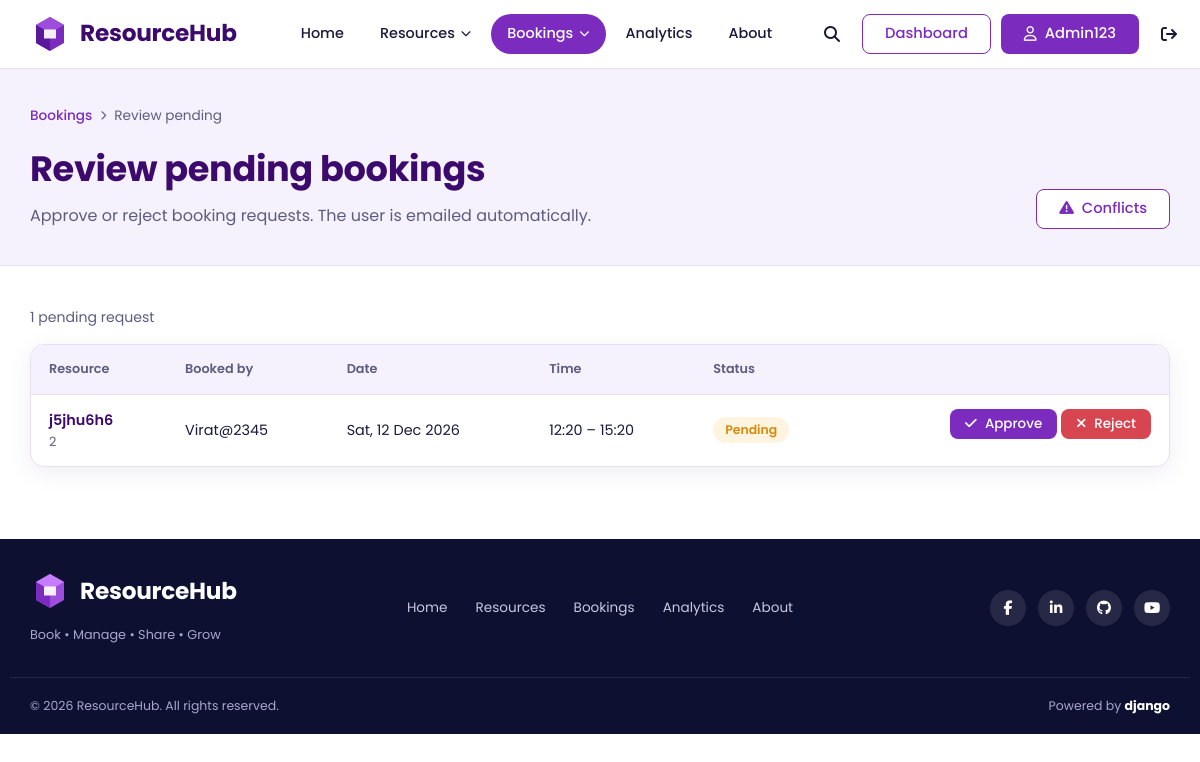
/bookings/review/ (signed in), run on an earlier commit of the app's database.
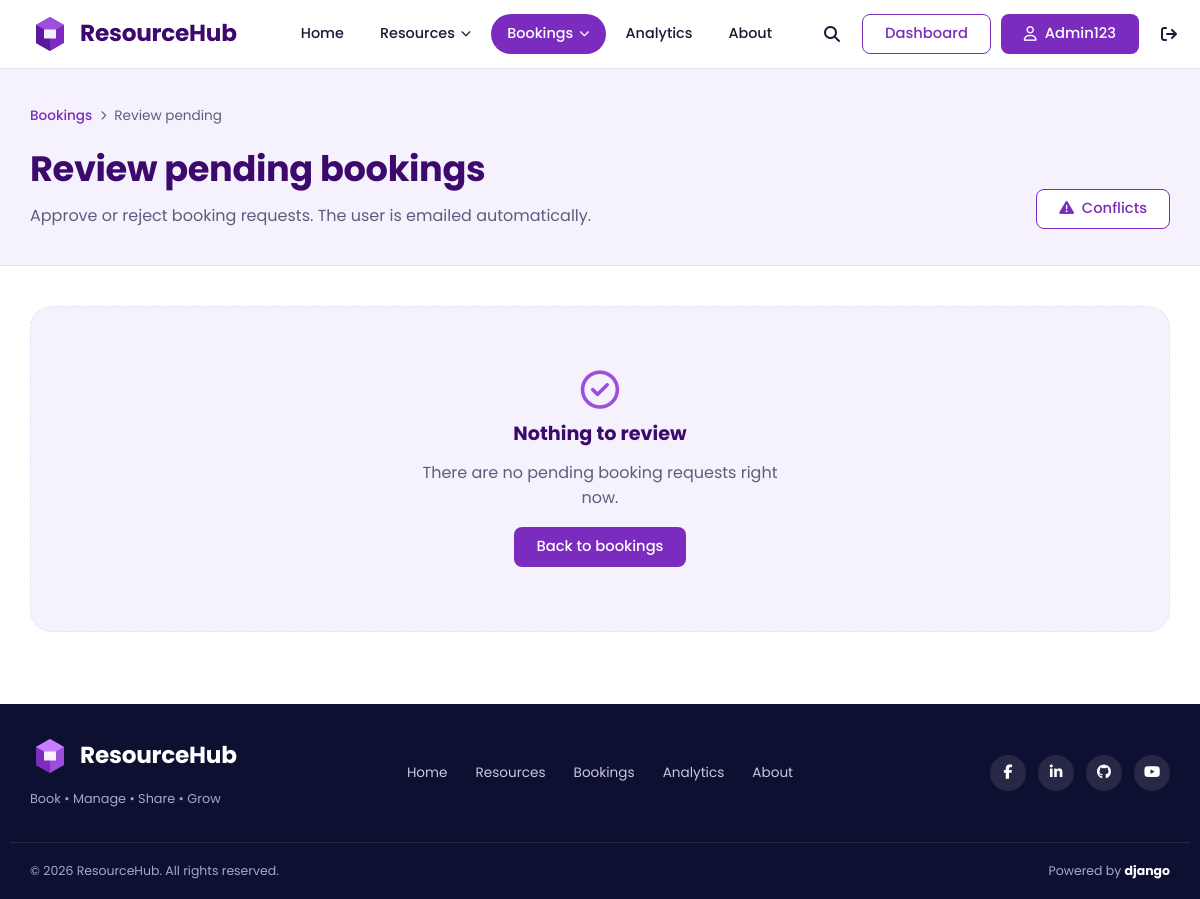
And on a later commit of the database.
### bookings/models.py (models this page shows)
class Booking(models.Model):
    user = models.ForeignKey('accounts.User', on_delete=models.CASCADE, related_name='bookings')
    resource = models.ForeignKey('resources.Resource', on_delete=models.CASCADE, related_name='bookings')
    start_time = models.DateTimeField()
    end_time = models.DateTimeField()
    purpose = models.TextField()
    priority_score = models.FloatField(default=0)
    is_recurring = models.BooleanField(default=False)
    recurrence_rule = models.CharField(max_length=100, blank=True)
    status = models.CharField(max_length=50, default='Pending')
    created_at = models.DateTimeField(auto_now_add=True)

### resources/models.py (models this page shows, shortened)
class Resource(models.Model):
    name = models.CharField(max_length=200)
    category = models.ForeignKey(ResourceCategory, on_delete=models.CASCADE)
    department = models.CharField(max_length=100)
    capacity = models.PositiveIntegerField()
    location = models.CharField(max_length=200)
    qr_code = models.CharField(
        max_length=255,
        unique=True,
        default=uuid.uuid4,
        editable=False
    )
    device_code = models.CharField(
        max_length=100,
        unique=True,
        default=generate_device_code,
        editable=False
    )
    open_time = models.TimeField()
    close_time = models.TimeField()
    status = models.CharField(max_length=50)
    description = models.TextField()

### accounts/models.py (models this page shows, shortened)
class User(AbstractUser):
    ROLE_CHOICES = [
        ("student", "Student"),
        ("teacher", "Teacher"),
        ("admin", "Administrator"),
    ]
    email = models.EmailField(unique=True)
    role = models.CharField(
        max_length=20,
        choices=ROLE_CHOICES,
        default="student",
    )
    department = models.CharField(
        max_length=100,
        blank=True,
    )
    email_verified = models.BooleanField(default=False)

### bookings/views.py (the view)
# urls.py: path('review/', views.pending_bookings, name='pending_bookings'),
@staff_required
def pending_bookings(request):
    bookings = Booking.objects.filter(status='Pending').select_related(
        'resource', 'user'
    ).order_by('created_at')
    return render(request, 'bookings/pending_bookings.html', {'bookings': bookings})

### bookings/views.py (called while the page is built)
def is_staff_or_admin(user):
    return user.is_staff or user.is_superuser or getattr(user, 'role', '') == 'admin'

### templates/bookings/pending_bookings.html (shortened to what this page needs)
{% extends 'core/base.html' %}
{% load static %}
{% block extra_css %}
<link rel="stylesheet" href="{% static 'css/bookings.css' %}">
<link rel="stylesheet" href="{% static 'css/conflicts.css' %}">
{% endblock %}
{% block content %}
<section class="page-head">
  <div class="container">
    <nav class="breadcrumb" aria-label="Breadcrumb">
      <a href="{% url 'bookings:booking_list' %}">Bookings</a>
      <i class="fa-solid fa-chevron-right" aria-hidden="true"></i>
      <span>Review pending</span>
    </nav>
    <div class="page-head-inner">
      <div>
        <h1>Review pending bookings</h1>
        <p>Approve or reject booking requests. The user is emailed automatically.</p>
      </div>
      <div class="head-actions">
        <a class="btn btn-outline" href="{% url 'bookings:conflict_list' %}"><i class="fa-solid fa-triangle-exclamation" aria-hidden="true"></i> Conflicts</a>
      </div>
    </div>
  </div>
</section>
<section class="section">
  <div class="container">
    {% if bookings %}
    <p class="result-count">{{ bookings|length }} pending request{{ bookings|length|pluralize }}</p>
    <div class="panel flush">
      <div class="table-wrap">
        <table class="data-table">
          <thead>
            <tr>
              <th scope="col">Resource</th>
              <th scope="col">Booked by</th>
              <th scope="col">Date</th>
              <th scope="col">Time</th>
              <th scope="col">Status</th>
              <th scope="col"><span class="sr-only">Actions</span></th>
            </tr>
          </thead>
          <tbody>
            {% for b in bookings %}
            <tr>
              <td data-label="Resource">
                <span class="row-title">{{ b.resource.name }}</span>
                <small class="row-sub">{{ b.purpose|truncatechars:48 }}</small>
              </td>
              <td data-label="Booked by">{{ b.user.get_full_name|default:b.user.username }}</td>
              <td data-label="Date">{{ b.start_time|date:"D, d M Y" }}</td>
              <td data-label="Time">{{ b.start_time|time:"H:i" }} – {{ b.end_time|time:"H:i" }}</td>
              <td data-label="Status"><span class="badge badge-{{ b.status|lower|slugify }}">{{ b.status }}</span></td>
              <td class="row-actions">
                <form method="post" action="{% url 'bookings:approve_booking' b.id %}">
                  <button type="submit" class="btn btn-primary btn-sm">
                    <i class="fa-solid fa-check" aria-hidden="true"></i> Approve
                  </button>
                </form>
                <form method="post" action="{% url 'bookings:reject_booking' b.id %}"
                      onsubmit="return confirm('Reject this booking?');">
                  <button type="submit" class="btn btn-danger btn-sm">
                    <i class="fa-solid fa-xmark" aria-hidden="true"></i> Reject
                  </button>
                </form>
              </td>
            </tr>
            {% endfor %}
          </tbody>
        </table>
      </div>
    </div>
    {% else %}
    <div class="empty-state">
      <i class="fa-regular fa-circle-check" aria-hidden="true"></i>
      <h2>Nothing to review</h2>
      <p>There are no pending booking requests right now.</p>
      <a class="btn btn-primary" href="{% url 'bookings:booking_list' %}">Back to bookings</a>
    </div>
    {% endif %}
  </div>
</section>
{% endblock %}

What changed in the data, as far as the page shows it:
no longer on this page (row edited): Booking: resource.name "j5jhu6h6", purpose "2", user.get_full_name "Virat@2345", start_time "Sat, 12 Dec 2026", start_time "12:20", end_time "15:20", status "Pending"
Also different on the page:
{{ bookings|length }}: "1" → (not shown)
text no longer shown: "pending request Resource Booked by Date Time Status"
text now shown: "Nothing to review There are no pending booking requests right now. Back to bookings"
